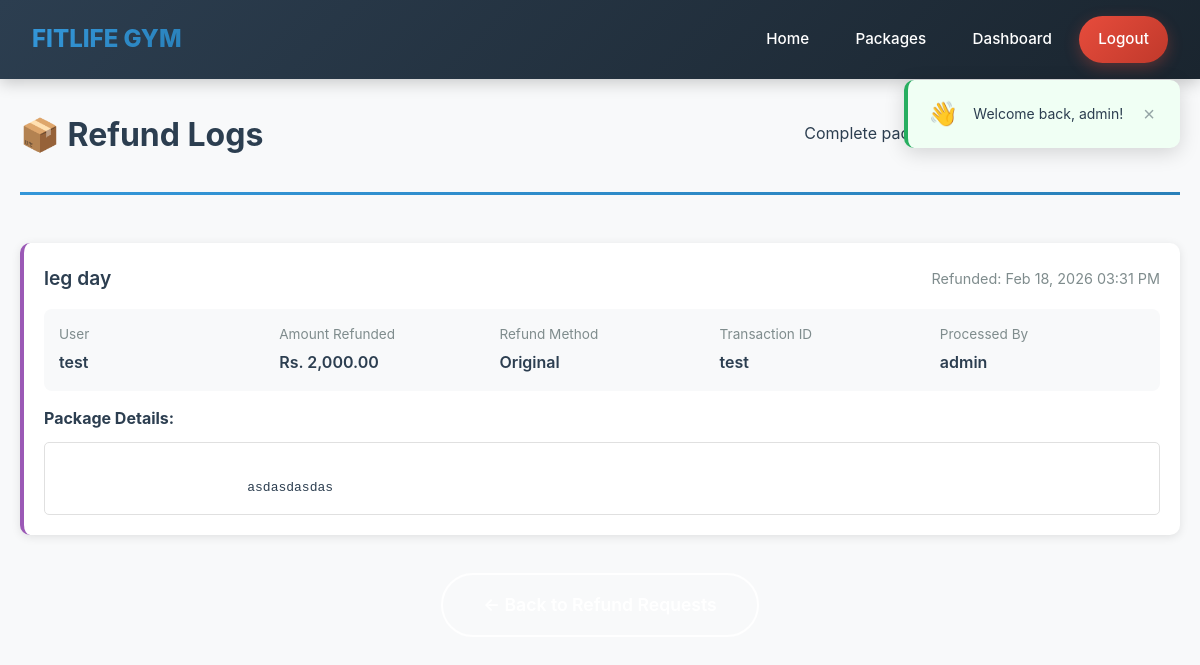
The page /admin/view-refund-logs.php (signed in) on the database its author committed.
### tables this page shows
CREATE TABLE `refund_logs` (
  `id` int(11) NOT NULL,
  `refund_id` int(11) NOT NULL,
  `purchase_id` int(11) NOT NULL,
  `user_id` int(11) NOT NULL,
  `package_id` int(11) NOT NULL,
  `package_name` varchar(255) NOT NULL,
  `package_details` text DEFAULT NULL,
  `amount_refunded` decimal(10,2) NOT NULL,
  `refund_date` timestamp NOT NULL DEFAULT current_timestamp(),
  `refund_method` varchar(50) DEFAULT NULL,
  `transaction_id` varchar(100) DEFAULT NULL,
  `processed_by` int(11) DEFAULT NULL
);

CREATE TABLE `users` (
  `id` int(11) NOT NULL,
  `full_name` varchar(100) NOT NULL,
  `email` varchar(100) NOT NULL,
  `phone` varchar(15) DEFAULT NULL,
  `password` varchar(255) NOT NULL,
  `created_at` timestamp NOT NULL DEFAULT current_timestamp(),
  `role` enum('user','admin') DEFAULT 'user'
);

### admin/view-refund-logs.php (the view, shortened to what this page needs)
<?php
require_once '../includes/database.php';
$logs_stmt = $pdo->query("
    SELECT rl.*, u.full_name as user_name, a.full_name as processed_by_name
    FROM refund_logs rl
    LEFT JOIN users u ON rl.user_id = u.id
    LEFT JOIN users a ON rl.processed_by = a.id
    ORDER BY rl.refund_date DESC
");
$refund_logs = $logs_stmt->fetchAll();
?>
<!DOCTYPE html>
<html>
<head>
    <link rel="stylesheet" href="../css/style.css">
</head>
<body>
    <?php
    include '../includes/navigation.php';
    ?>
    <div class="logs-container">
        <div class="page-header">
            <h1>📦 Refund Logs</h1>
            <p>Complete package details saved at time of refund</p>
        </div>
        <?php if (empty($refund_logs)): ?>
            <div class="empty-state">
                <p>No refund logs found</p>
            </div>
        <?php else: ?>
            <?php foreach ($refund_logs as $log): ?>
            <div class="log-card">
                <div class="log-header">
                    <span class="log-title"><?php echo htmlspecialchars($log['package_name']); ?></span>
                    <span class="log-date">Refunded: <?php echo date('M d, Y h:i A', strtotime($log['refund_date'])); ?></span>
                </div>
                <div class="log-details">
                    <div class="detail-item">
                        <span class="detail-label">User</span>
                        <span class="detail-value"><?php echo htmlspecialchars($log['user_name']); ?></span>
                    </div>
                    <div class="detail-item">
                        <span class="detail-label">Amount Refunded</span>
                        <span class="detail-value">Rs. <?php echo number_format($log['amount_refunded'], 2); ?></span>
                    </div>
                    <div class="detail-item">
                        <span class="detail-label">Refund Method</span>
                        <span class="detail-value"><?php echo ucfirst($log['refund_method']); ?></span>
                    </div>
                    <div class="detail-item">
                        <span class="detail-label">Transaction ID</span>
                        <span class="detail-value"><?php echo htmlspecialchars($log['transaction_id']); ?></span>
                    </div>
                    <div class="detail-item">
                        <span class="detail-label">Processed By</span>
                        <span class="detail-value"><?php echo htmlspecialchars($log['processed_by_name']); ?></span>
                    </div>
                </div>
                <div>
                    <strong>Package Details:</strong>
                    <div class="package-content">
                        <?php echo nl2br(htmlspecialchars($log['package_details'] ?? 'No details available')); ?>
                    </div>
                </div>
            </div>
            <?php endforeach; ?>
        <?php endif; ?>
        <div style="margin-top: 30px; text-align: center;">
            <a href="refund-requests.php" class="btn-cancel">← Back to Refund Requests</a>
        </div>
    </div>
</body>
</html>

### css/style.css (style rules this page uses)
:root { --primary:#3498db;--primary-dark:#2980b9;--primary-light:#85c1e9;--secondary:#2c3e50;--secondary-light:#34495e;--accent-green:#27ae60;--accent-blue:#3498db;--accent-gold:#f39c12;--white:#fff;--light:#f8f9fa;--gray:#95a5a6;--dark-gray:#7f8c8d;--gradient-primary:linear-gradient(135deg,#667eea 0%,#764ba2 100%);--gradient-blue:linear-gradient(135deg,#3498db,#2980b9);--gradient-ocean:linear-gradient(135deg,#4facfe 0%,#00f2fe 100%);--gradient-dark:linear-gradient(135deg,#2c3e50 0%,#1a252f 100%);--shadow:0 4px 6px rgba(0,0,0,0.1);--shadow-lg:0 10px 25px rgba(0,0,0,0.15);--shadow-xl:0 20px 40px rgba(0,0,0,0.2);--radius:8px;--radius-lg:12px;--radius-xl:20px;--radius-full:9999px;--transition:0.3s ease }
* { margin:0;padding:0;box-sizing:border-box }
html { scroll-behavior:smooth }
body { font-family:'Inter',-apple-system,sans-serif;line-height:1.6;color:var(--secondary);background:var(--light);overflow-x:hidden }
.btn,.btn-primary,.btn-secondary,.btn-add,.btn-edit,.btn-delete,.btn-confirm,.btn-cancel,.btn-register,.btn-book,.btn-details,.btn-browse,.btn-view,.edit-btn,.delete-btn,.add-btn,.auth-submit,.btn-approve,.btn-reject,.btn-back,.btn-save,.btn-settings,.btn-backup,.pay-btn,.search-btn,.clear-btn { padding:1rem 2.5rem;border:none;border-radius:var(--radius-full);cursor:pointer;font-size:1.1rem;font-weight:600;text-decoration:none;display:inline-block;margin:.5rem;transition:var(--transition);position:relative;overflow:hidden }
.btn-secondary,.btn-cancel,.btn-back { background:transparent;color:var(--white);border:2px solid var(--white) }
.dashboard-header,.page-header { display:flex;justify-content:space-between;align-items:center;margin-bottom:3rem;padding-bottom:2rem;border-bottom:3px solid transparent;border-image:var(--gradient-blue) 1 }
.btn, .btn-primary, .btn-secondary, .btn-add, .btn-edit, .btn-delete, .btn-confirm, .btn-cancel, .btn-register, .btn-book, .btn-details, .btn-browse, .btn-view, .edit-btn, .delete-btn, .add-btn, .auth-submit, .btn-approve, .btn-reject, .btn-back, .btn-save, .btn-settings, .btn-backup, .pay-btn, .search-btn, .clear-btn { padding: 1rem 2.5rem; border: none; border-radius: var(--radius-full); cursor: pointer; font-size: 1.1rem; font-weight: 600; text-decoration: none; display: inline-block; margin: 0.5rem; transition: var(--transition); position: relative; overflow: hidden; }
.btn-secondary, .btn-cancel, .btn-back { background: transparent; color: var(--white); border: 2px solid var(--white); }
.dashboard-header, .page-header { display: flex; justify-content: space-between; align-items: center; margin-bottom: 3rem; padding-bottom: 2rem; border-bottom: 3px solid transparent; border-image: var(--gradient-blue) 1; }

### admin/view-refund-logs.php (style rules this page uses)
.logs-container { max-width: 1200px; margin: 30px auto; padding: 0 20px; }
.log-card { background: white; border-radius: 10px; padding: 20px; margin-bottom: 20px; box-shadow: 0 2px 10px rgba(0,0,0,0.1); border-left: 4px solid #9b59b6; }
.log-header { display: flex; justify-content: space-between; align-items: center; margin-bottom: 15px; flex-wrap: wrap; }
.log-title { font-size: 1.2rem; font-weight: 600; color: #2c3e50; }
.log-date { color: #7f8c8d; font-size: 0.9rem; }
.log-details { display: grid; grid-template-columns: repeat(auto-fit, minmax(200px, 1fr)); gap: 15px; margin-bottom: 15px; padding: 15px; background: #f8f9fa; border-radius: 8px; }
.detail-item { display: flex; flex-direction: column; }
.detail-label { font-size: 0.85rem; color: #7f8c8d; margin-bottom: 5px; }
.detail-value { font-size: 1rem; font-weight: 600; color: #2c3e50; }
.package-content { background: white; padding: 15px; border-radius: 5px; margin-top: 10px; border: 1px solid #e0e0e0; white-space: pre-wrap; font-family: monospace; max-height: 300px; overflow-y: auto; }

### rows shown on the page
refund_logs: package_name "leg day", refund_date "Feb 18, 2026 03:31 PM", user.full_name "test", amount_refunded "2,000.00", refund_method "Original", transaction "test", users.full_name "admin", package_details "asdasdasdas"

### other values the page prints
$login_message "Welcome back, admin!"
